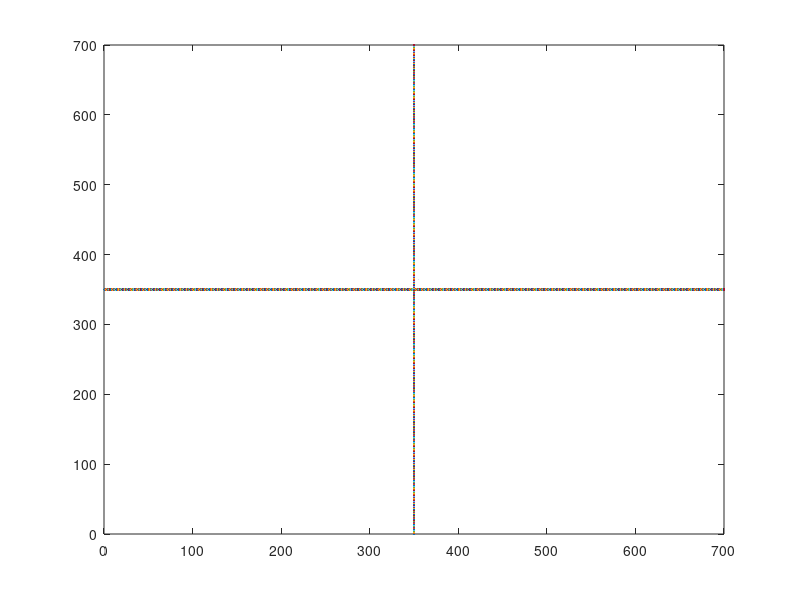

Reproduce this figure in MATLAB.
clear all;
xmaxa = 700;
ymaxa = 700;
for i=1:700
x=i;
y=ymaxa/2;
plot(x,y);
hold on;
end
for j=1:700
y=j;
x=xmaxa/2;
plot(x,y);
hold on;
end
xmin=input('xmin');
ymin=input('ymin');
xmax=input('xmax');
ymax=input('ymax');
h=input('Enter pivot point x coordinate :');
k=input('Enter pivot point y coordinate :');
c=input('angle');
line([350+xmin,350+xmax],[350+ymin,350+ymin]);
line([350+xmax,350+xmax],[350+ymin,350+ymax]);
line([350+xmax,350+xmin],[350+ymax,350+ymax]);
line([350+xmin,350+xmin],[350+ymax,350+ymin]);
x1=h+xmin*cosd(x)-ymin*sind(x)-h*cosd(x)+k*sind(x);
y1=k+xmin*sind(x)+ymin*cosd(x)-h*sind(x)+k*cosd(x);
x2=h+xmax*cosd(c)-ymin*sind(c)-h*cosd(c)+k*sind(c);
y2=k+xmax*sind(c)+ymin*cosd(c)-h*sind(c)+k*cosd(c);
x3=h+xmax*cosd(c)-ymax*sind(c)-h*cosd(c)+k*sind(c);
y3=k+xmax*sind(c)+ymax*cosd(c)-h*sind(c)+k*cosd(c);
x4=h+xmin*cosd(c)-ymax*sind(c)-h*cosd(c)+k*sind(c);
y4=k+xmin*sind(c)+ymax*cosd(c)-h*sind(c)+k*cosd(c);
line([350+x1,350+x2],[350+y1,350+y2]);
line([350+x2,350+x3],[350+y2,350+y3]);
line([350+x3,350+x4],[350+y3,350+y4]);
line([350+x4,350+x1],[350+y4,350+y1]);